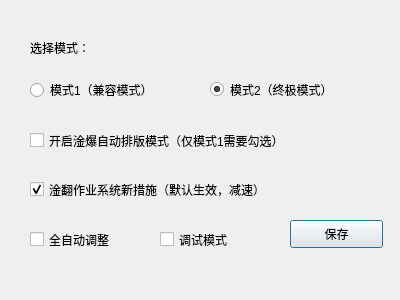
<?xml version="1.0" encoding="UTF-8"?>
<ui version="4.0">
 <class>Settings</class>
 <widget class="QDialog" name="Settings">
  <property name="geometry">
   <rect>
    <x>0</x>
    <y>0</y>
    <width>400</width>
    <height>300</height>
   </rect>
  </property>
  <property name="windowTitle">
   <string>Dialog</string>
  </property>
  <property name="windowIcon">
   <iconset resource="Icon.qrc">
    <normaloff>:/keyboard.png</normaloff>:/keyboard.png</iconset>
  </property>
  <widget class="QCheckBox" name="checkBox">
   <property name="geometry">
    <rect>
     <x>30</x>
     <y>110</y>
     <width>331</width>
     <height>61</height>
    </rect>
   </property>
   <property name="text">
    <string>开启淦爆自动排版模式（仅模式1需要勾选）</string>
   </property>
   <property name="checked">
    <bool>false</bool>
   </property>
  </widget>
  <widget class="QPushButton" name="pushButton">
   <property name="geometry">
    <rect>
     <x>290</x>
     <y>220</y>
     <width>93</width>
     <height>28</height>
    </rect>
   </property>
   <property name="text">
    <string>保存</string>
   </property>
  </widget>
  <widget class="QRadioButton" name="radioButton1">
   <property name="geometry">
    <rect>
     <x>30</x>
     <y>80</y>
     <width>161</width>
     <height>20</height>
    </rect>
   </property>
   <property name="text">
    <string>模式1（兼容模式）</string>
   </property>
   <property name="checked">
    <bool>false</bool>
   </property>
  </widget>
  <widget class="QRadioButton" name="radioButton2">
   <property name="geometry">
    <rect>
     <x>210</x>
     <y>80</y>
     <width>161</width>
     <height>19</height>
    </rect>
   </property>
   <property name="text">
    <string>模式2（终极模式）</string>
   </property>
   <property name="checked">
    <bool>true</bool>
   </property>
  </widget>
  <widget class="QLabel" name="label">
   <property name="geometry">
    <rect>
     <x>30</x>
     <y>40</y>
     <width>101</width>
     <height>16</height>
    </rect>
   </property>
   <property name="text">
    <string>选择模式：</string>
   </property>
  </widget>
  <widget class="QCheckBox" name="checkBox_2">
   <property name="geometry">
    <rect>
     <x>30</x>
     <y>180</y>
     <width>321</width>
     <height>19</height>
    </rect>
   </property>
   <property name="text">
    <string>淦翻作业系统新措施（默认生效，减速）</string>
   </property>
   <property name="checked">
    <bool>true</bool>
   </property>
  </widget>
  <widget class="QCheckBox" name="checkBox_3">
   <property name="geometry">
    <rect>
     <x>160</x>
     <y>230</y>
     <width>101</width>
     <height>19</height>
    </rect>
   </property>
   <property name="text">
    <string>调试模式</string>
   </property>
  </widget>
  <widget class="QCheckBox" name="checkBox_4">
   <property name="geometry">
    <rect>
     <x>30</x>
     <y>230</y>
     <width>111</width>
     <height>19</height>
    </rect>
   </property>
   <property name="text">
    <string>全自动调整</string>
   </property>
   <property name="checked">
    <bool>false</bool>
   </property>
  </widget>
 </widget>
 <resources>
  <include location="Icon.qrc"/>
 </resources>
 <connections/>
</ui>
